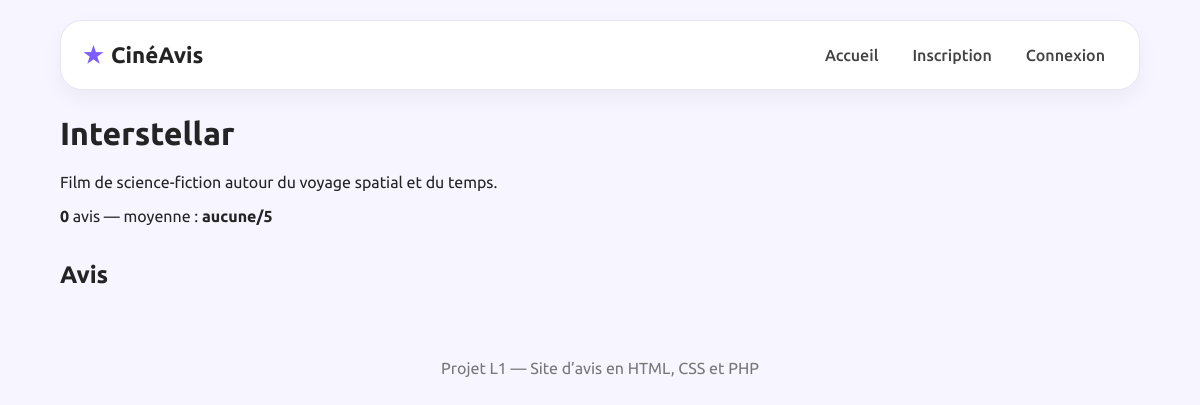
Screenshot of /element.php?id=1 with the database file from the repository.
### tables this page shows
CREATE TABLE elements (
        id INTEGER PRIMARY KEY AUTOINCREMENT,
        title TEXT NOT NULL,
        description TEXT NOT NULL,
        created_by INTEGER NOT NULL,
        created_at TEXT NOT NULL DEFAULT CURRENT_TIMESTAMP,
        FOREIGN KEY (created_by) REFERENCES users(id)
    );

### db.php (called while the page is built, shortened)
<?php
function db(): PDO {
    static $pdo = null;
    if ($pdo === null) {
        $dataDir = __DIR__ . '/data';
        $pdo = new PDO('sqlite:' . $dataDir . '/site_avis.sqlite');
        $pdo->setAttribute(PDO::ATTR_ERRMODE, PDO::ERRMODE_EXCEPTION);
        $pdo->exec('PRAGMA foreign_keys = ON');
        init_db($pdo);
    }
    return $pdo;
}
function init_db(PDO $pdo): void {
    $pdo->exec("CREATE TABLE IF NOT EXISTS users (
        id INTEGER PRIMARY KEY AUTOINCREMENT,
        pseudo TEXT NOT NULL UNIQUE,
        email TEXT NOT NULL,
        password_hash TEXT NOT NULL,
        is_admin INTEGER NOT NULL DEFAULT 0,
        created_at TEXT NOT NULL DEFAULT CURRENT_TIMESTAMP
    )");
    $pdo->exec("CREATE TABLE IF NOT EXISTS elements (
        id INTEGER PRIMARY KEY AUTOINCREMENT,
        title TEXT NOT NULL,
        description TEXT NOT NULL,
        created_by INTEGER NOT NULL,
        created_at TEXT NOT NULL DEFAULT CURRENT_TIMESTAMP,
        FOREIGN KEY (created_by) REFERENCES users(id)
    )");
    $pdo->exec("CREATE TABLE IF NOT EXISTS reviews (
        id INTEGER PRIMARY KEY AUTOINCREMENT,
        user_id INTEGER NOT NULL,
        element_id INTEGER NOT NULL,
        rating INTEGER NOT NULL CHECK (rating BETWEEN 0 AND 5),
        comment TEXT NOT NULL,
        created_at TEXT NOT NULL DEFAULT CURRENT_TIMESTAMP,
        FOREIGN KEY (user_id) REFERENCES users(id),
        FOREIGN KEY (element_id) REFERENCES elements(id)
    )");
    $count = (int)$pdo->query("SELECT COUNT(*) FROM users")->fetchColumn();
}

### element.php (the view, shortened to what this page needs)
<?php
require_once __DIR__ . '/functions.php';
$id = (int)($_GET['id'] ?? 0);
$stmt = db()->prepare('SELECT * FROM elements WHERE id = ?');
$stmt->execute([$id]);
$element = $stmt->fetch(PDO::FETCH_ASSOC);
$stats = db()->prepare('SELECT COUNT(*) AS total, ROUND(AVG(rating), 2) AS avg FROM reviews WHERE element_id = ?');
$stats->execute([$id]);
$stats = $stats->fetch(PDO::FETCH_ASSOC);
?>
<h1><?= h($element['title']) ?></h1>
<p><?= h($element['description']) ?></p>
<p><strong><?= (int)$stats['total'] ?></strong> avis — moyenne : <strong><?= $stats['avg'] !== null ? h($stats['avg']) : 'aucune' ?>/5</strong></p>
<h2>Avis</h2>

### style.css (style rules this page uses)
* { box-sizing: border-box; }
body { margin: 0; font-family: 'Ubuntu', 'bold', sans-serif; background: #f7f5ff; color: #242424; }
.card h3, .form h1, .container > h1, .container > h2 { margin-top: 0; }

### rows the page displays
elements: title "Interstellar", description "Film de science-fiction autour du voyage spatial et du temps."

### other values shown
$stats['total'] "0"
